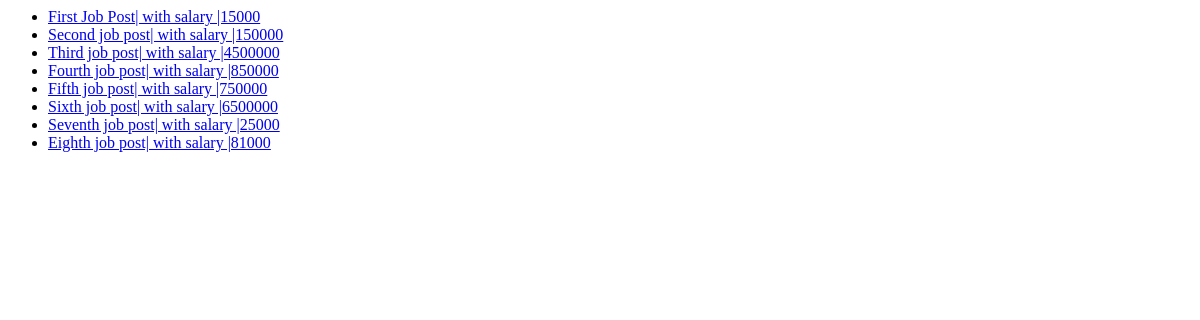
/, run on an earlier commit of the app's database.
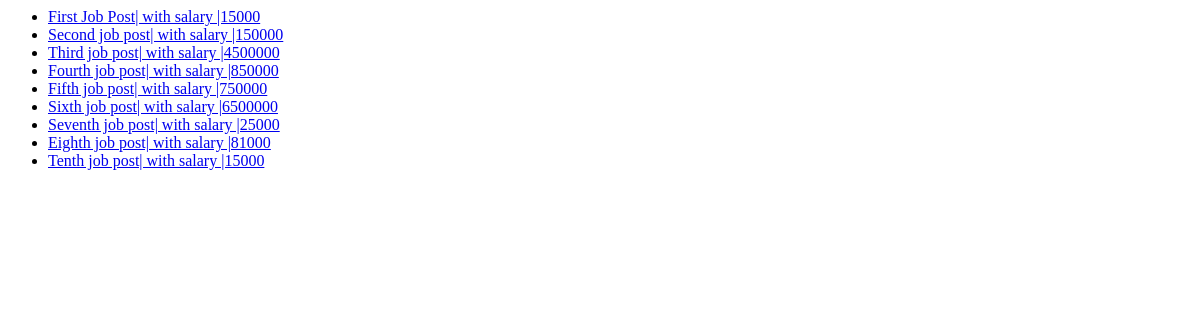
And on a later commit of the database.
### app/models.py (models this page shows, shortened)
class JobPost(models.Model):
    title = models.CharField(max_length=200)
    description = models.CharField(max_length=200)
    date = models.DateTimeField(auto_now_add=True)
    expiry = models.DateField(null=True)
    salary = models.IntegerField()
    slug = models.SlugField(null=True, max_length=40, unique=True)
    location = models.OneToOneField(Location, on_delete=models.CASCADE, null=True)
    author = models.ForeignKey(Author, on_delete=models.CASCADE, null=True)
    skills = models.ManyToManyField(Skills)
    def __str__(self):
        return f"{self.title}| with salary |{self.salary}"

### app/views.py (the view)
# urls.py: path('', views.job_list, name="jobs_home"),
def job_list(request):
    for j in job_title:
        job_id = job_title.index(j)
        detail_url = reverse("jobs_detail", args=(job_id,))
    jobs = JobPost.objects.all()
    context = {"jobs":jobs}
    return render(request, "app/index.html", context)

### app/templates/app/index.html (shortened to what this page needs)
<ul>
{% for job in jobs %}
    <li>
        <a href="{% url 'jobs_detail' job.id%}" >
            {{job}}
        </a>
    </li>
{% endfor %}
</ul>

What changed in the data, as far as the page shows it:
added JobPost: title+salary "Tenth job post| with salary |15000"
